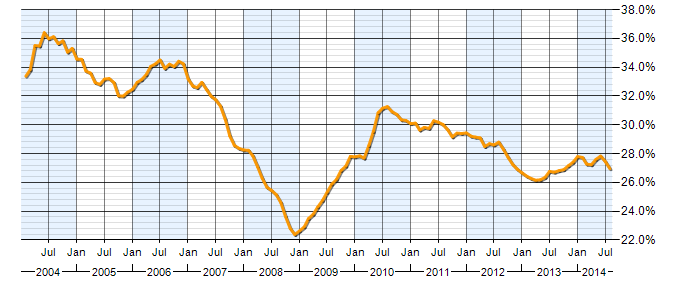
#> input picture core/tests/testimg1.png, 700 x 300 px; its folder holds only this picture in this run
$ python -i mytess.py   (imports and definitions only)
#> lines starting #> are read from the running program, lines starting #| are printed output that depends on the picture
""" My Tesseract.

Couple of functions to parse image fragments to text
"""

import os

__author__ = 'user'

from PIL import Image, ImageOps
import numpy


def eqdist(vec1, vec2):
    return numpy.linalg.norm(numpy.array(vec1) - numpy.array(vec2))


# [30 lines left out: function tess_number, not called in this run]


def tess_percents(image):
    """image -- PIL or Pillow image
    """
    text = image.crop(ImageOps.invert(image.convert('RGB')).getbbox())
    left_unrecognized_border = 0
    glyph_path = os.path.join(os.path.dirname(__file__), 'digit_glyphs', 'p10')
    line = ""
    while left_unrecognized_border < text.size[0]:
        # recognize one symbol
        similarity = []
        for glyph_file in (file_name for file_name in os.listdir(glyph_path) if file_name.endswith('.png')):
            glyph = Image.open(os.path.join(glyph_path, glyph_file))
            if glyph.size[0] > text.size[0] - left_unrecognized_border:
                continue
            h1 = text.crop(
                (left_unrecognized_border, 0, left_unrecognized_border + glyph.size[0], text.size[1])).histogram()
            h2 = glyph.histogram()
            similarity.append((glyph_file[0], eqdist(h1, h2), glyph.size[0]))
        if not similarity:
            break
        symbol = min(similarity, key=lambda x: x[1])
        line += symbol[0]
        left_unrecognized_border += symbol[2]
    return line


# [12 lines left out: function tess_digit, not called in this run]


class MyTess:
    # [33 lines left out: functions __init__, tess, not called in this run]

>>> from PIL import Image
>>> picture = Image.open('../../tests/testimg1.png')
#> picture is the input picture: PIL image 700x300 RGBA; mean R, G, B, A 233.3, 235.4, 237.2, 255
>>> result = tess_percents(picture)
#> in tess_percents, `text = image.crop(ImageOps.invert(image.convert('RGB')).getbbox())`:
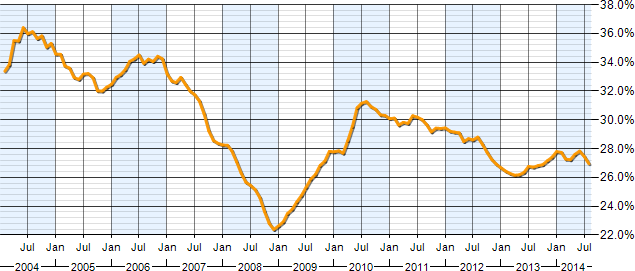
#> text: PIL image 635x271 RGBA; mean R, G, B, A 228.5, 231.1, 233.3, 255
#> (the run stopped early here; a loop or call above may not have finished)

$ run again, on core/tests/testimg2.png
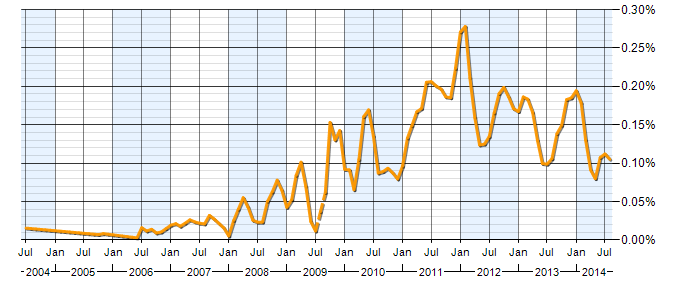
#> input picture core/tests/testimg2.png, 700 x 300 px
#> picture is the input picture: PIL image 700x300 RGBA; mean R, G, B, A 235.2, 236.4, 236.7, 255
#> in tess_percents, `text = image.crop(ImageOps.invert(image.convert('RGB')).getbbox())`:
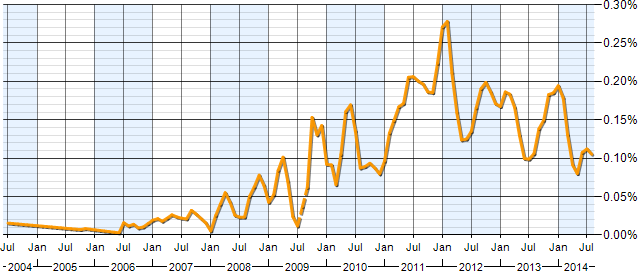
#> text: PIL image 638x271 RGBA; mean R, G, B, A 231, 232.4, 232.8, 255

$ run again, on core/tests/testimg3.png
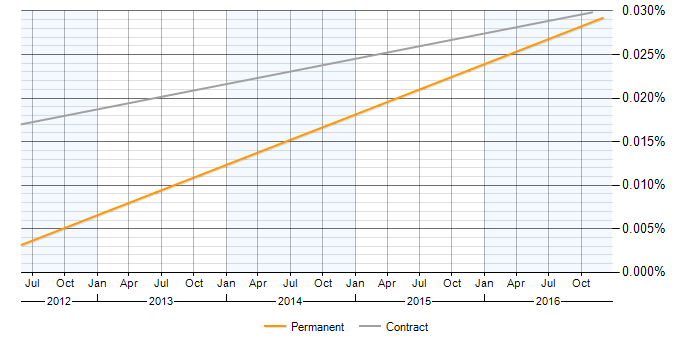
#> input picture core/tests/testimg3.png, 700 x 350 px
#> picture is the input picture: PIL image 700x350 RGBA; mean R, G, B, A 241.9, 243.3, 244.6, 255
#> in tess_percents, `text = image.crop(ImageOps.invert(image.convert('RGB')).getbbox())`:
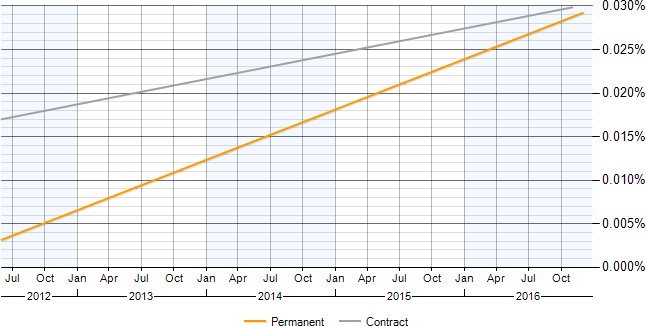
#> text: PIL image 646x326 RGBA; mean R, G, B, A 239.7, 241.4, 242.9, 255

$ run again, on core/tests/testimg4.png
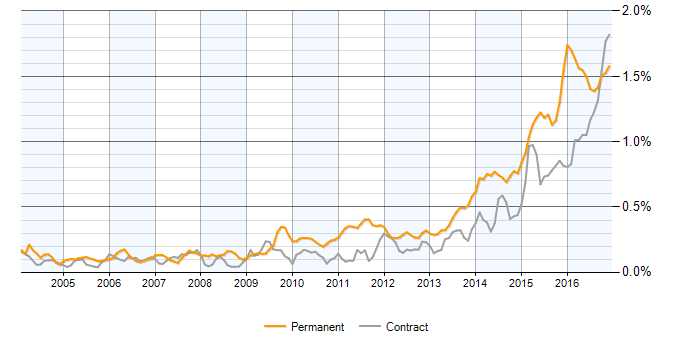
#> input picture core/tests/testimg4.png, 700 x 350 px
#> picture is the input picture: PIL image 700x350 RGBA; mean R, G, B, A 244.7, 245.9, 246.6, 255
#> in tess_percents, `text = image.crop(ImageOps.invert(image.convert('RGB')).getbbox())`:
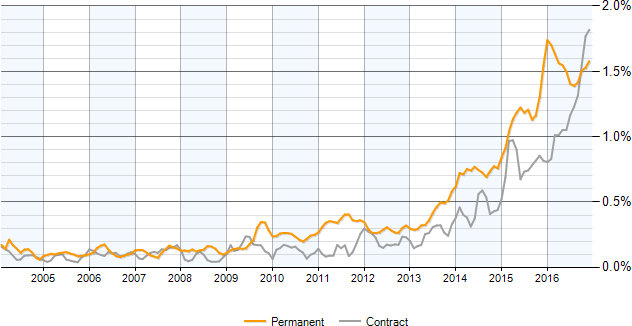
#> text: PIL image 632x326 RGBA; mean R, G, B, A 242.8, 244.1, 245.1, 255
